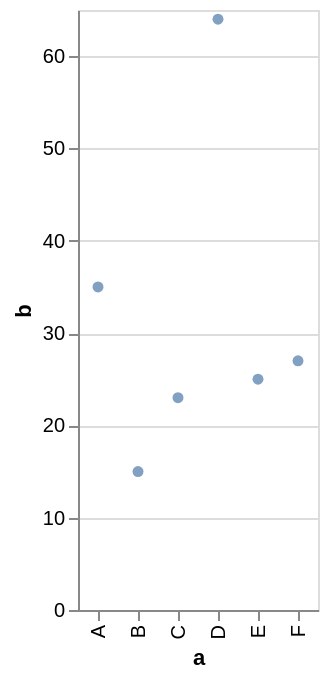

Express this chart as Vega-Lite.
### Vega-Lite specification from a JSON file in a GitHub repository (floating-point values rounded to 4 significant figures)
{"$schema": "https://vega.github.io/schema/vega-lite/v2.json", "name": "bubble 2", "description": "A simple bar chart with embedded data.", "data": {"values": [{"a": "A", "b": 35}, {"a": "B", "b": 15}, {"a": "C", "b": 23}, {"a": "D", "b": 64}, {"a": "E", "b": 25}, {"a": "F", "b": 27}]}, "mark": "circle", "encoding": {"x": {"field": "a", "type": "ordinal"}, "y": {"field": "b", "type": "quantitative"}}}
